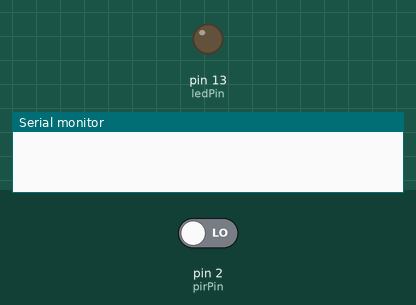
A sketch run on a simulated Arduino Uno, built with avr-gcc and run on an emulated ATmega328P. Shown: output pins drawn as LEDs (lit = HIGH), the last lines printed to the serial monitor. Inputs (shaded band) come from the test bench; at power-on: pin 2 (pirPin) LOW.

Above: at 1.2 s.
1.3 s: pin 2 (pirPin) driven HIGH
At 2.3 s:
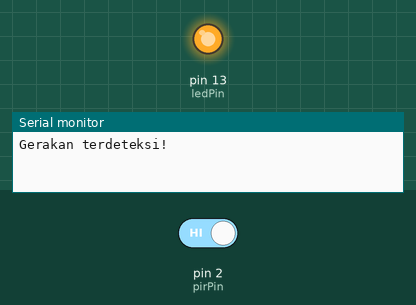
Timing chart, 0 to 4.3 s (numbered marks = the images above; inputs shaded):
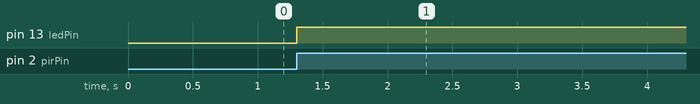

The sketch:

gerakan_pir.ino
```cpp
int pirPin = 2;     // Sensor PIR di Pin 2
int ledPin = 13;    // LED di Pin 13

void setup() {
  pinMode(pirPin, INPUT);
  pinMode(ledPin, OUTPUT);
  Serial.begin(9600);  // Untuk monitoring di Serial Monitor
}

void loop() {
  if (digitalRead(pirPin) == HIGH) {  // Jika gerakan terdeteksi
    digitalWrite(ledPin, HIGH);       // LED menyala
    Serial.println("Gerakan terdeteksi!");
    delay(5000);  // LED menyala selama 5 detik
  } else {
    digitalWrite(ledPin, LOW);  // LED mati
  }
}
```

Measured:
- after the input at 1.3 s, pin 13 (ledPin): LOW → HIGH at once
